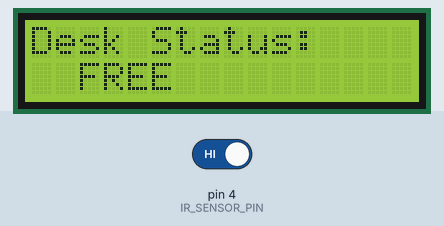
A sketch run on a simulated Arduino Uno, built with avr-gcc and run on an emulated ATmega328P. Shown: 16×2 character LCD. Inputs (shaded band) come from the test bench; at power-on: pin 4 (IR_SENSOR_PIN) HIGH.

Above: at 3.2 s.
3.3 s: pin 4 (IR_SENSOR_PIN) driven LOW
At 4.1 s:
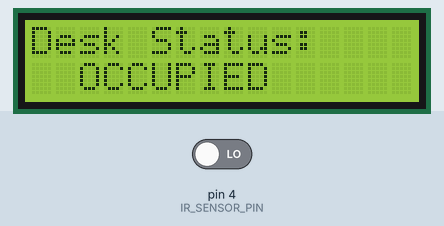
5.2 s: pin 4 (IR_SENSOR_PIN) driven HIGH
At 6.4 s:
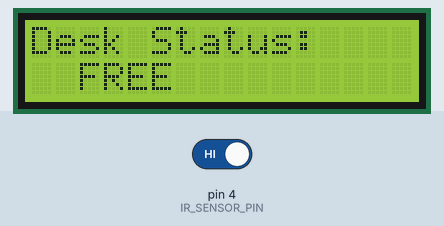
Timing chart, 0 to 8.2 s (numbered marks = the images above; inputs shaded):
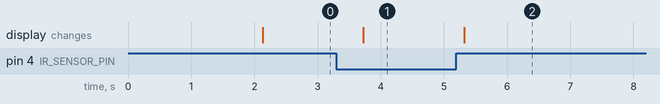

Measured:
- after the input at 3.3 s, the display: changes after 0.43 s (image 1)
- after the input at 5.2 s, the display: changes after 0.13 s (image 2)

The sketch:

desk_occupancy_sensor.ino
```cpp
#include <Wire.h>
#include <LiquidCrystal_I2C.h>

// Set the LCD address (commonly 0x27 or 0x3F)
LiquidCrystal_I2C lcd(0x27, 16, 2);

// IR sensor pin
#define IR_SENSOR_PIN 4

void setup() {
  // Initialize LCD
  lcd.init();
  lcd.backlight();

  // Initialize IR sensor pin
  pinMode(IR_SENSOR_PIN, INPUT);

  // Welcome message
  lcd.clear();
  lcd.setCursor(0, 0);
  lcd.print("Desk Occupancy");
  lcd.setCursor(0, 1);
  lcd.print("System Ready!");
  delay(2000);
  lcd.clear();
}

void loop() {
  int sensorValue = digitalRead(IR_SENSOR_PIN);

  lcd.setCursor(0, 0);
  lcd.print("Desk Status:     ");

  if (sensorValue == LOW) {
    // Object detected (depends on sensor)
    lcd.setCursor(0, 1);
    lcd.print("  OCCUPIED       ");
  } else {
    lcd.setCursor(0, 1);
    lcd.print("  FREE           ");
  }

  delay(500);
}
```
